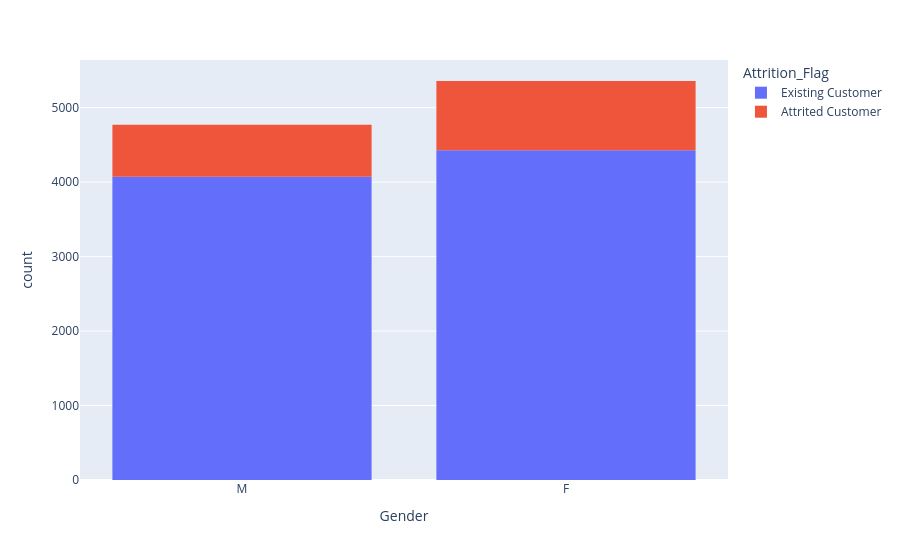

The notebook cell this image was saved under:
### Code cell
px.histogram(mainData, x="Gender", color="Attrition_Flag")

### Figure 1 — Plotly figure (JSON) as saved in the notebook; plotly's stock layout.template omitted (floating-point values rounded to 4 significant figures; data arrays with more than 128 entries replaced by an {"elided": "..."} marker saying what was removed)
{"data": [{"bingroup": "x", "hovertemplate": "Attrition_Flag=Existing Customer<br>Gender=%{x}<br>count=%{y}<extra></extra>", "legendgroup": "Existing Customer", "marker": {"color": "#636efa", "pattern": {"shape": ""}}, "name": "Existing Customer", "orientation": "v", "showlegend": true, "type": "histogram", "x": {"elided": "8500 str values"}, "xaxis": "x", "yaxis": "y"}, {"bingroup": "x", "hovertemplate": "Attrition_Flag=Attrited Customer<br>Gender=%{x}<br>count=%{y}<extra></extra>", "legendgroup": "Attrited Customer", "marker": {"color": "#EF553B", "pattern": {"shape": ""}}, "name": "Attrited Customer", "orientation": "v", "showlegend": true, "type": "histogram", "x": {"elided": "1627 str values"}, "xaxis": "x", "yaxis": "y"}], "layout": {"barmode": "relative", "legend": {"title": {"text": "Attrition_Flag"}, "tracegroupgap": 0}, "margin": {"t": 60}, "xaxis": {"anchor": "y", "domain": [0, 1], "title": {"text": "Gender"}}, "yaxis": {"anchor": "x", "domain": [0, 1], "title": {"text": "count"}}}}
